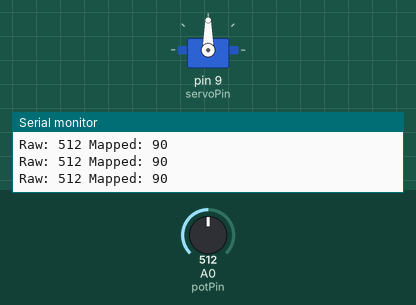
This sketch was run on a simulated Arduino Uno, built with avr-gcc and run on an emulated ATmega328P. On the bench: servo, the last lines printed to the serial monitor. The inputs (shaded band) are chosen by the test bench; at power-on: A0 (potPin) = 512.

Above: at 1.2 s.
1.3 s: A0 (potPin) set to 527
4.3 s: A0 (potPin) set to 558
At 5.6 s:
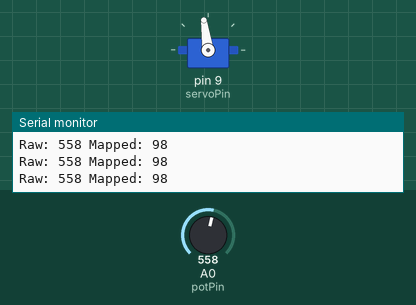
7.3 s: A0 (potPin) set to 579
10.3 s: A0 (potPin) set to 1023
At 11.4 s:
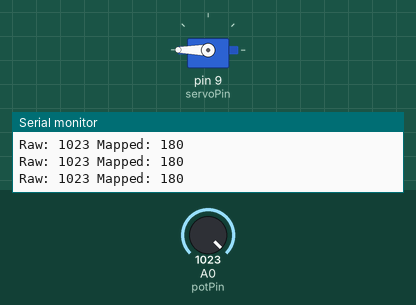
11.8 s: A0 (potPin) set to 900
At 12.2 s:
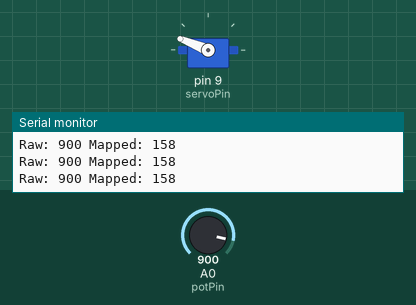
13.3 s: A0 (potPin) set to 862
At 14.5 s:
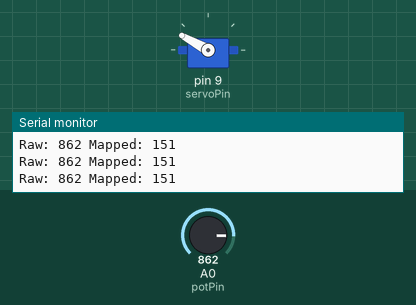
Timing chart, 0 to 16.3 s (numbered marks = the images above; inputs shaded):
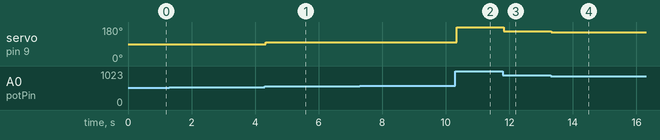

Measured:
- after the input at 4.3 s, servo on pin 9 (servoPin): 90° → 98° at once
- after the input at 10.3 s, servo on pin 9 (servoPin): 98° → 180° at once
- after the input at 11.8 s, servo on pin 9 (servoPin): 180° → 158° at once
- after the input at 13.3 s, servo on pin 9 (servoPin): 158° → 151° at once

The sketch:

servo_limits.ino
```cpp
#include <Servo.h>

Servo myservo;
int servoPin = 9;
int potPin = A0;
int lastPos=0;

void setup() {
  Serial.begin(9600);
  myservo.attach(servoPin);
  pinMode(potPin, INPUT);
}

void loop() {

    int raw = analogRead(potPin);
    int pos = map(raw, 0, 1023, 0, 180);

    Serial.print("Raw: ");
    Serial.print(raw);
    Serial.print(" Mapped: ");
    Serial.println(pos);

    //this helps remove jitter due to analog reads of pot..
    if(abs(pos - lastPos) < 5) return;

    lastPos = pos;
    myservo.write(pos);
    delay(100);


}
```
